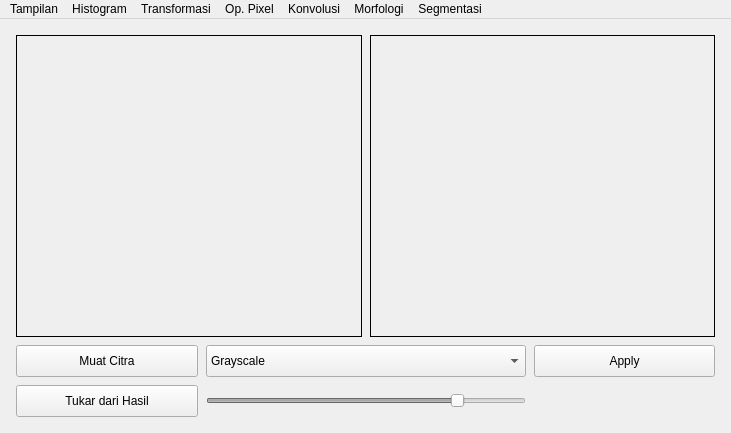
<?xml version="1.0" encoding="UTF-8"?>
<ui version="4.0">
 <author>152022099 Cikal GS</author>
 <class>MainWindow</class>
 <widget class="QMainWindow" name="MainWindow">
  <property name="geometry">
   <rect>
    <x>0</x>
    <y>0</y>
    <width>731</width>
    <height>433</height>
   </rect>
  </property>
  <property name="windowTitle">
   <string>Praktikum PCD - (152022099) Cikal Gemintang Seya</string>
  </property>
  <property name="layoutDirection">
   <enum>Qt::LeftToRight</enum>
  </property>
  <property name="styleSheet">
   <string notr="true"/>
  </property>
  <widget class="QWidget" name="centralwidget">
   <property name="enabled">
    <bool>true</bool>
   </property>
   <property name="sizePolicy">
    <sizepolicy hsizetype="Preferred" vsizetype="Preferred">
     <horstretch>0</horstretch>
     <verstretch>0</verstretch>
    </sizepolicy>
   </property>
   <layout class="QGridLayout" name="gridLayout">
    <property name="leftMargin">
     <number>16</number>
    </property>
    <property name="topMargin">
     <number>16</number>
    </property>
    <property name="rightMargin">
     <number>16</number>
    </property>
    <property name="bottomMargin">
     <number>16</number>
    </property>
    <property name="spacing">
     <number>8</number>
    </property>
    <item row="1" column="0" colspan="4">
     <layout class="QGridLayout" name="gridLayout_2">
      <property name="leftMargin">
       <number>0</number>
      </property>
      <property name="topMargin">
       <number>0</number>
      </property>
      <property name="rightMargin">
       <number>0</number>
      </property>
      <property name="bottomMargin">
       <number>0</number>
      </property>
      <property name="spacing">
       <number>8</number>
      </property>
      <item row="0" column="0">
       <widget class="QLabel" name="originalLabel">
        <property name="sizePolicy">
         <sizepolicy hsizetype="Ignored" vsizetype="Ignored">
          <horstretch>1</horstretch>
          <verstretch>1</verstretch>
         </sizepolicy>
        </property>
        <property name="autoFillBackground">
         <bool>false</bool>
        </property>
        <property name="frameShape">
         <enum>QFrame::Box</enum>
        </property>
        <property name="lineWidth">
         <number>1</number>
        </property>
        <property name="text">
         <string/>
        </property>
        <property name="scaledContents">
         <bool>false</bool>
        </property>
        <property name="alignment">
         <set>Qt::AlignCenter</set>
        </property>
       </widget>
      </item>
      <item row="0" column="1">
       <widget class="QLabel" name="resultLabel">
        <property name="sizePolicy">
         <sizepolicy hsizetype="Ignored" vsizetype="Ignored">
          <horstretch>1</horstretch>
          <verstretch>1</verstretch>
         </sizepolicy>
        </property>
        <property name="frameShape">
         <enum>QFrame::Box</enum>
        </property>
        <property name="text">
         <string/>
        </property>
        <property name="scaledContents">
         <bool>false</bool>
        </property>
        <property name="alignment">
         <set>Qt::AlignCenter</set>
        </property>
       </widget>
      </item>
     </layout>
    </item>
    <item row="2" column="0" colspan="4">
     <layout class="QGridLayout" name="gridLayout_3">
      <property name="leftMargin">
       <number>0</number>
      </property>
      <property name="topMargin">
       <number>0</number>
      </property>
      <property name="rightMargin">
       <number>0</number>
      </property>
      <property name="bottomMargin">
       <number>0</number>
      </property>
      <property name="spacing">
       <number>8</number>
      </property>
      <item row="0" column="0">
       <widget class="QPushButton" name="loadButton">
        <property name="sizePolicy">
         <sizepolicy hsizetype="Expanding" vsizetype="Preferred">
          <horstretch>1</horstretch>
          <verstretch>0</verstretch>
         </sizepolicy>
        </property>
        <property name="minimumSize">
         <size>
          <width>144</width>
          <height>32</height>
         </size>
        </property>
        <property name="maximumSize">
         <size>
          <width>256</width>
          <height>16777215</height>
         </size>
        </property>
        <property name="text">
         <string>Muat Citra</string>
        </property>
       </widget>
      </item>
      <item row="2" column="0">
       <widget class="QPushButton" name="swapButton">
        <property name="sizePolicy">
         <sizepolicy hsizetype="Expanding" vsizetype="Preferred">
          <horstretch>1</horstretch>
          <verstretch>0</verstretch>
         </sizepolicy>
        </property>
        <property name="minimumSize">
         <size>
          <width>143</width>
          <height>32</height>
         </size>
        </property>
        <property name="maximumSize">
         <size>
          <width>256</width>
          <height>16777215</height>
         </size>
        </property>
        <property name="text">
         <string>Tukar dari Hasil</string>
        </property>
       </widget>
      </item>
      <item row="0" column="2">
       <widget class="QPushButton" name="resultButton">
        <property name="sizePolicy">
         <sizepolicy hsizetype="Expanding" vsizetype="Preferred">
          <horstretch>1</horstretch>
          <verstretch>0</verstretch>
         </sizepolicy>
        </property>
        <property name="minimumSize">
         <size>
          <width>144</width>
          <height>32</height>
         </size>
        </property>
        <property name="maximumSize">
         <size>
          <width>256</width>
          <height>16777215</height>
         </size>
        </property>
        <property name="text">
         <string>Apply</string>
        </property>
       </widget>
      </item>
      <item row="0" column="1">
       <widget class="QComboBox" name="filterCombo">
        <property name="sizePolicy">
         <sizepolicy hsizetype="Expanding" vsizetype="Preferred">
          <horstretch>2</horstretch>
          <verstretch>0</verstretch>
         </sizepolicy>
        </property>
        <property name="minimumSize">
         <size>
          <width>0</width>
          <height>32</height>
         </size>
        </property>
        <property name="maximumSize">
         <size>
          <width>320</width>
          <height>16777215</height>
         </size>
        </property>
        <item>
         <property name="text">
          <string>Grayscale</string>
         </property>
        </item>
        <item>
         <property name="text">
          <string>Brightness</string>
         </property>
        </item>
        <item>
         <property name="text">
          <string>Contrast</string>
         </property>
        </item>
        <item>
         <property name="text">
          <string>Stretching</string>
         </property>
        </item>
        <item>
         <property name="text">
          <string>Negative</string>
         </property>
        </item>
        <item>
         <property name="text">
          <string>Binary</string>
         </property>
        </item>
       </widget>
      </item>
      <item row="2" column="1">
       <widget class="QSlider" name="slider">
        <property name="enabled">
         <bool>false</bool>
        </property>
        <property name="sizePolicy">
         <sizepolicy hsizetype="Expanding" vsizetype="Fixed">
          <horstretch>0</horstretch>
          <verstretch>0</verstretch>
         </sizepolicy>
        </property>
        <property name="maximumSize">
         <size>
          <width>320</width>
          <height>16777215</height>
         </size>
        </property>
        <property name="maximum">
         <number>100</number>
        </property>
        <property name="pageStep">
         <number>0</number>
        </property>
        <property name="value">
         <number>80</number>
        </property>
        <property name="orientation">
         <enum>Qt::Horizontal</enum>
        </property>
       </widget>
      </item>
     </layout>
    </item>
   </layout>
  </widget>
  <widget class="QMenuBar" name="menuBar">
   <property name="geometry">
    <rect>
     <x>0</x>
     <y>0</y>
     <width>731</width>
     <height>30</height>
    </rect>
   </property>
   <widget class="QMenu" name="hgMenu">
    <property name="title">
     <string>Histogram</string>
    </property>
    <addaction name="hgGrayscale"/>
    <addaction name="hgRGB"/>
    <addaction name="hgEqualization"/>
   </widget>
   <widget class="QMenu" name="tfMenu">
    <property name="title">
     <string>Transformasi</string>
    </property>
    <addaction name="tfTranslasi"/>
    <addaction name="tfRotasi"/>
    <addaction name="tfSkala"/>
    <addaction name="tfCrop"/>
   </widget>
   <widget class="QMenu" name="opMenu">
    <property name="title">
     <string>Op. Pixel</string>
    </property>
    <addaction name="opAdd"/>
    <addaction name="opSubtract"/>
    <addaction name="separator"/>
    <addaction name="opAND"/>
    <addaction name="opOR"/>
    <addaction name="opXOR"/>
   </widget>
   <widget class="QMenu" name="kvMenu">
    <property name="title">
     <string>Konvolusi</string>
    </property>
    <widget class="QMenu" name="kvSmoothing">
     <property name="title">
      <string>Smoothing</string>
     </property>
     <addaction name="kvMean"/>
     <addaction name="kvGaussian"/>
    </widget>
    <widget class="QMenu" name="kvSharpening">
     <property name="title">
      <string>Sharpening</string>
     </property>
     <addaction name="kvSharpI"/>
     <addaction name="kvSharpII"/>
     <addaction name="kvSharpIII"/>
     <addaction name="kvSharpIV"/>
     <addaction name="kvSharpV"/>
     <addaction name="kvSharpVI"/>
    </widget>
    <widget class="QMenu" name="kvEdge">
     <property name="title">
      <string>Edge Detection</string>
     </property>
     <addaction name="kvSobel"/>
     <addaction name="kvPrewitt"/>
     <addaction name="kvCanny"/>
    </widget>
    <widget class="QMenu" name="kvFourier">
     <property name="title">
      <string>Fourier</string>
     </property>
     <addaction name="tfLowPass"/>
     <addaction name="tfHighPass"/>
    </widget>
    <addaction name="kvSmoothing"/>
    <addaction name="kvSharpening"/>
    <addaction name="kvMedian"/>
    <addaction name="kvMax"/>
    <addaction name="separator"/>
    <addaction name="kvFourier"/>
    <addaction name="kvEdge"/>
   </widget>
   <widget class="QMenu" name="tampilanMenu">
    <property name="title">
     <string>Tampilan</string>
    </property>
    <addaction name="tampilanPopUp"/>
    <addaction name="tampilanScale"/>
   </widget>
   <widget class="QMenu" name="mfMenu">
    <property name="title">
     <string>Morfologi</string>
    </property>
    <addaction name="mfDilasi"/>
    <addaction name="mfErosi"/>
    <addaction name="mfOpening"/>
    <addaction name="mfClosing"/>
   </widget>
   <widget class="QMenu" name="sgMenu">
    <property name="title">
     <string>Segmentasi</string>
    </property>
    <widget class="QMenu" name="sgGlobalThres">
     <property name="title">
      <string>Global Thres.</string>
     </property>
     <addaction name="thBinary"/>
     <addaction name="thBinaryInv"/>
     <addaction name="thTrunc"/>
     <addaction name="thToZero"/>
     <addaction name="thToZeroInv"/>
    </widget>
    <widget class="QMenu" name="sgLocalAdaptThres">
     <property name="title">
      <string>Local/Adaptive Thres.</string>
     </property>
     <addaction name="thMean"/>
     <addaction name="thGaussian"/>
     <addaction name="thOtsu"/>
    </widget>
    <addaction name="sgGlobalThres"/>
    <addaction name="sgLocalAdaptThres"/>
    <addaction name="sgContour"/>
   </widget>
   <addaction name="tampilanMenu"/>
   <addaction name="hgMenu"/>
   <addaction name="tfMenu"/>
   <addaction name="opMenu"/>
   <addaction name="kvMenu"/>
   <addaction name="mfMenu"/>
   <addaction name="sgMenu"/>
  </widget>
  <action name="hgGrayscale">
   <property name="text">
    <string>Grayscale</string>
   </property>
  </action>
  <action name="hgRGB">
   <property name="text">
    <string>RGB</string>
   </property>
  </action>
  <action name="hgEqualization">
   <property name="text">
    <string>Equalization</string>
   </property>
  </action>
  <action name="tfSkala">
   <property name="text">
    <string>Skala</string>
   </property>
  </action>
  <action name="tfTranslasi">
   <property name="text">
    <string>Translasi</string>
   </property>
  </action>
  <action name="tfCrop">
   <property name="text">
    <string>Crop</string>
   </property>
  </action>
  <action name="tfRotasi">
   <property name="text">
    <string>Rotasi</string>
   </property>
  </action>
  <action name="opAdd">
   <property name="text">
    <string>Add</string>
   </property>
  </action>
  <action name="opSubtract">
   <property name="text">
    <string>Subtract</string>
   </property>
  </action>
  <action name="opAND">
   <property name="text">
    <string>AND</string>
   </property>
  </action>
  <action name="opOR">
   <property name="text">
    <string>OR</string>
   </property>
  </action>
  <action name="opXOR">
   <property name="text">
    <string>XOR</string>
   </property>
  </action>
  <action name="kvMean">
   <property name="text">
    <string>Mean Filter</string>
   </property>
  </action>
  <action name="kvGaussian">
   <property name="text">
    <string>Gaussian Filter</string>
   </property>
  </action>
  <action name="kvSharpI">
   <property name="text">
    <string>i</string>
   </property>
  </action>
  <action name="kvSharpII">
   <property name="text">
    <string>ii</string>
   </property>
  </action>
  <action name="kvSharpIII">
   <property name="text">
    <string>iii</string>
   </property>
  </action>
  <action name="kvSharpIV">
   <property name="text">
    <string>iv</string>
   </property>
  </action>
  <action name="kvSharpV">
   <property name="text">
    <string>v</string>
   </property>
  </action>
  <action name="kvSharpVI">
   <property name="text">
    <string>vi</string>
   </property>
  </action>
  <action name="kvMedian">
   <property name="text">
    <string>Median Filter</string>
   </property>
  </action>
  <action name="kvMax">
   <property name="text">
    <string>Max Filter</string>
   </property>
  </action>
  <action name="tfLowPass">
   <property name="text">
    <string>Low Pass</string>
   </property>
  </action>
  <action name="tfHighPass">
   <property name="text">
    <string>High Pass</string>
   </property>
  </action>
  <action name="kvSobel">
   <property name="text">
    <string>Sobel</string>
   </property>
  </action>
  <action name="kvCanny">
   <property name="text">
    <string>Canny</string>
   </property>
  </action>
  <action name="kvPrewitt">
   <property name="text">
    <string>Prewitt</string>
   </property>
  </action>
  <action name="kvRobert">
   <property name="text">
    <string>Robert</string>
   </property>
  </action>
  <action name="tampilanPopUp">
   <property name="text">
    <string>Pop Up</string>
   </property>
  </action>
  <action name="tampilanScale">
   <property name="checkable">
    <bool>true</bool>
   </property>
   <property name="text">
    <string>Auto Scale</string>
   </property>
  </action>
  <action name="mfDilasi">
   <property name="text">
    <string>Dilasi</string>
   </property>
  </action>
  <action name="mfErosi">
   <property name="text">
    <string>Erosi</string>
   </property>
  </action>
  <action name="mfOpening">
   <property name="text">
    <string>Opening</string>
   </property>
  </action>
  <action name="mfClosing">
   <property name="text">
    <string>Closing</string>
   </property>
  </action>
  <action name="ltBinary">
   <property name="text">
    <string>Binary</string>
   </property>
  </action>
  <action name="ltBinaryInv">
   <property name="text">
    <string>Binary Invert</string>
   </property>
  </action>
  <action name="ltTrunc">
   <property name="text">
    <string>Trunc</string>
   </property>
  </action>
  <action name="ltToZero">
   <property name="text">
    <string>To Zero</string>
   </property>
  </action>
  <action name="ltToZeroInv">
   <property name="text">
    <string>To Zero Invert</string>
   </property>
  </action>
  <action name="actionMean">
   <property name="text">
    <string>Mean</string>
   </property>
  </action>
  <action name="actionGaussian">
   <property name="text">
    <string>Gaussian</string>
   </property>
  </action>
  <action name="thBinary">
   <property name="text">
    <string>Binary</string>
   </property>
  </action>
  <action name="thBinaryInv">
   <property name="text">
    <string>Binary Invert</string>
   </property>
  </action>
  <action name="thTrunc">
   <property name="text">
    <string>Trunc</string>
   </property>
  </action>
  <action name="thToZero">
   <property name="text">
    <string>To Zero</string>
   </property>
  </action>
  <action name="thToZeroInv">
   <property name="text">
    <string>To Zero Invert</string>
   </property>
  </action>
  <action name="thMean">
   <property name="text">
    <string>Mean</string>
   </property>
  </action>
  <action name="thGaussian">
   <property name="text">
    <string>Gaussian</string>
   </property>
  </action>
  <action name="thOtsu">
   <property name="text">
    <string>Otsu</string>
   </property>
  </action>
  <action name="sgContour">
   <property name="text">
    <string>Contour</string>
   </property>
  </action>
 </widget>
 <resources/>
 <connections/>
</ui>
